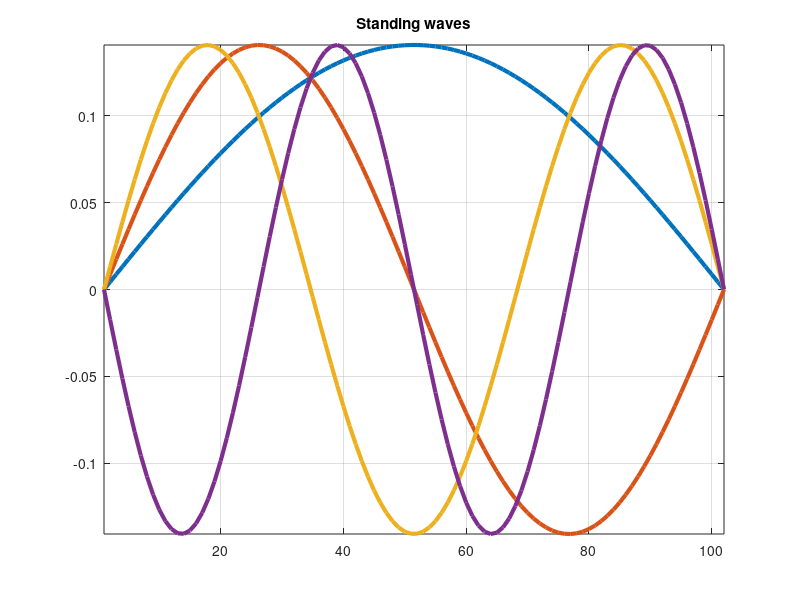

Write MATLAB code to recreate this figure.
N=100;
col=ones(N,1);
% make differentiation matrix
D=-spdiags([col,-2*col,col],(-1:1),N,N);
% solve eigenvalue problem
[F,V]=eigs(D,10,'sa');
% fix boundary points
F=[zeros(1,10);F;zeros(1,10)];
plot(F(:,1:4),'linewidth',3), grid on, axis tight
title('Standing waves')

%   Copyright 2008-2009 The MathWorks, Inc.
%   $Revision: 35 $  $Date: 2009-05-29 15:27:34 +0100 (Fri, 29 May 2009) $
